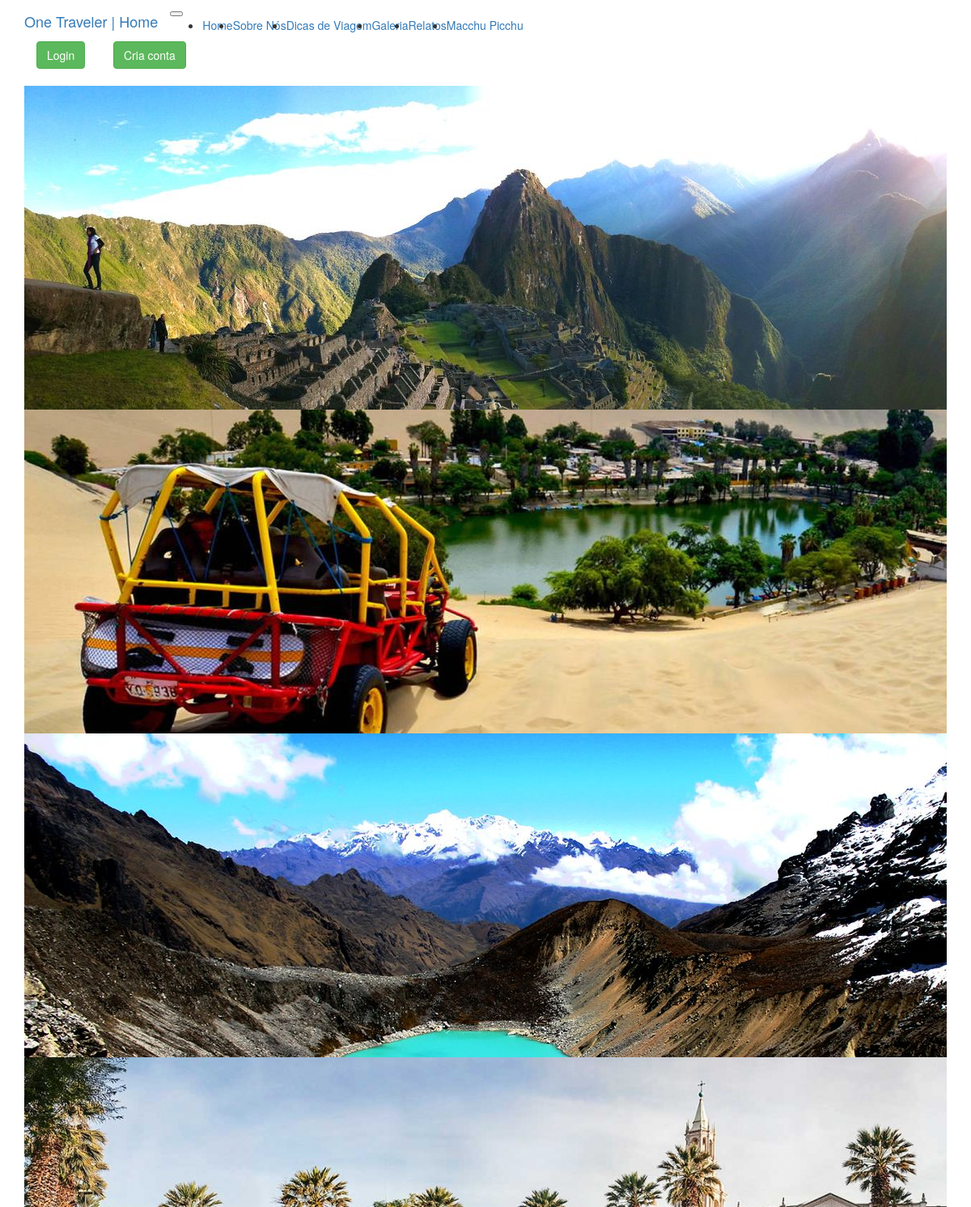
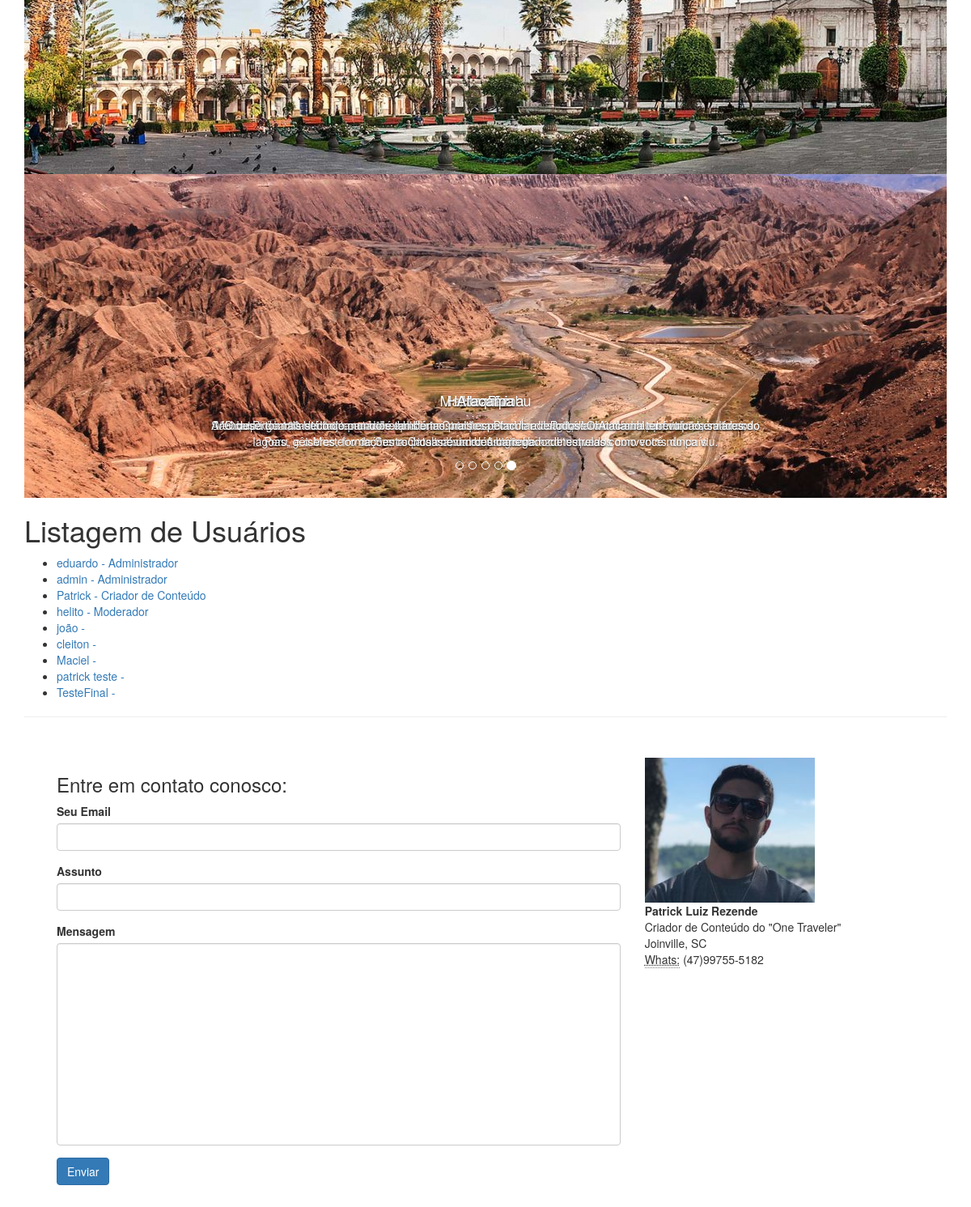
The page /user/list on the database its author committed (2 pictures, top to bottom).
### app/models.py (models this page shows, shortened)
class User(UserMixin, db.Model):
    __tablename__ = 'users'
    id = db.Column(db.Integer, primary_key=True)
    username = db.Column(db.String(64), unique=True, index=True)
    role_id = db.Column(db.Integer, db.ForeignKey('roles.id'))
    password_hash = db.Column(db.String(128))
    @property
    def password(self):
        raise AttributeError('password is not readable')

class Role(db.Model):
    __tablename__ = 'roles'
    id = db.Column(db.Integer, primary_key=True)
    name = db.Column(db.String(64), unique=True)
    users = db.relationship('User', backref='role')

### app/main/views.py (the view)
@main.route('/user/list', methods=['GET', 'POST'])
def list_user():
    users = User.query.all()
    return render_template('list_user.html', users=users)

### app/templates/list_user.html
{% extends "base.html" %}
{% block page_content %}
    <h1>Listagem de Usuários</h1>
    <ul>
        {% for user in users %}
            <li>
                <a href="/edit-user/{{ user.id}}">
                {{ user.username }} - {{ user.role.name }}
                </a>
            </li>
        {% endfor %}
    </ul>
{% endblock %}

### app/templates/base.html (shortened to what this page needs)
{% extends "bootstrap/base.html" %}
{% block head %}
    {{ super() }}
{% endblock %}
{% block navbar %}
<nav class="navbar navbar-expand-lg navbar-light bg-light static-top mb-5 shadow">
    <div class="container">
      <a class="navbar-brand" href="{{ url_for('main.index') }}">One Traveler | Home</a>
      <button class="navbar-toggler" type="button" data-toggle="collapse" data-target="#navbarResponsive" aria-controls="navbarResponsive" aria-expanded="false" aria-label="Toggle navigation">
          </button>
      <div class="collapse navbar-collapse" id="navbarResponsive">
        <ul class="navbar-nav ml-auto">
          <li class="nav-item active" action="main.html">
            <a class="nav-link" href="{{ url_for('main.index') }}">Home
                </a>
          </li>
          <li class="nav-item">
            <a class="nav-link" href="{{ url_for('main.sobre') }}">Sobre Nós</a>
          </li>
          <li class="nav-item">
            <a class="nav-link" href="{{ url_for('main.dicas') }}">Dicas de Viagem</a>
          </li>
          <li class="nav-item" >
            <a class="nav-link" href="{{ url_for('main.galeria') }}">Galeria</a>
          </li>
          <li class="nav-item">
            <a class="nav-link" href="{{ url_for('main.relatos') }}">Relatos</a>
          </li>
          <li class="nav-item">
            <a class="nav-link" href="{{ url_for('main.mp') }}">Macchu Picchu</a>
          </li>
        </ul>
      </div>
{% if not current_user.is_authenticated %}
        <div class="col-md-1" action="{{ url_for('auth.login') }}">
            <a href="{{ url_for('auth.login') }}">
                <button type="button" class="btn btn-success" >
                Login
                </button>
            </a>
        </div>
        <div class="col-md-1">
        <a href="{{ url_for('auth.register') }}">
            <button type="button" class="btn btn-success" >
              Cria conta
            </button>
        </a>
        </div>
{% endif %}
    </div>
  </nav>
{% endblock %}
{% block content %}
    <div class="container">
        <div class="card border-0 shadow my-5">
            {% block carrosel %}
                <div class="row">
                    <div class="col-md-12">
                        <div class="carousel slide" id="carousel-9979">
                            <ol class="carousel-indicators">
                                <li data-slide-to="0" data-target="#carousel-9979"> </li>
                                <li data-slide-to="1" data-target="#carousel-9979"> </li>
                                <li data-slide-to="2" data-target="#carousel-9979"> </li>
                                <li data-slide-to="3" data-target="#carousel-9979"> </li>
                                <li data-slide-to="4" data-target="#carousel-9979" class="active">  </li>
                            </ol>
                            <div class="carousel-inner">
                                <div class="carousel-item">
                                    <img class="d-block w-100" href="mp.html" alt="Carousel Bootstrap First" src="{{ url_for('static', filename='img/img51.jpeg') }}" />
                                    <div class="carousel-caption">
                                    <h4 href="mp.html">Machu Picchu</h4>
                                    <p>
                                        Machu Picchu, a misteriosa cidade dos Incas, mistura o real e o imaginário em doses perfeitas de natureza, cultura e misticismo.
                                    </p>
                                </div>
                            </div>
                            <div class="carousel-item">
                                <img class="d-block w-100" alt="Carousel Bootstrap Second" src="{{ url_for('static', filename='img/img60.jpeg') }}" />
                                <div class="carousel-caption">
                                    <h4>Huacachina</h4>
                                    <p>
                                        São cerca de 100 habitantes e milhares de turistas por ano. Um dos orgulhos nacionais peruanos é o famoso oásis da América!
                                    </p>
                                </div>
                            </div>
                            <div class="carousel-item">
                                <img class="d-block w-100" alt="Carousel Bootstrap Second" src="{{ url_for('static', filename='img/img52.jpeg') }}" />
                                <div class="carousel-caption">
                                    <h4>Huaraz</h4>
                                    <p>
                                        Huaraz é a cidade base para se explorar a Cordillera Blanca e o Parque Nacional Huascarán, com seus inúmeros picos nevados e lagunas azul turquesa.
                                    </p>
                                </div>
                            </div>
                            <div class="carousel-item">
                                <img class="d-block w-100" alt="Carousel Bootstrap Second" src="{{ url_for('static', filename='img/img59.jpeg') }}" />
                                <div class="carousel-caption">
                                    <h4>Arequipa</h4>
                                    <p>
                                        Are0quipa  guarda até hoje cenários e histórias preciosas como a Juanita, a múmia mais bem preservadas do Peru, e o Mosteiro de Santa Catalina, um dos mais bem conservados conventos do país
                                    </p>
                                </div>
                            </div>
                            <div class="carousel-item active">
                                <img class="d-block w-100" alt="Carousel Bootstrap Third" src="{{ url_for('static', filename='img/img55.jpeg') }}" />
                                <div class="carousel-caption">
                                    <h4>Atacama</h4>
                                    <p>
                                        O deserto mais seco do mundo é também o mais espetacular de todos. O Atacama tem vulcão, salares, lagoas, gêiseres, formações rochosas e um céu carregado de estrelas como você nunca viu.
                                    </p>
                                </div>
                            </div>
                            </div>
                        </div>
                    </div>
                </div>
            {% endblock %}
            {% block page_content %}{% endblock %}
            {% block rodape %}
                <hr color="black">
      <div style="height: 600px; padding: 30px; margin: 10px">
        <div class="row" >
          <div class="col-md-8">
            <h3>
              Entre em contato conosco:
            </h3>
            <form role="form">
              <div class="form-group">
                <label for="exampleInputEmail1">
                  Seu Email
                </label>
                <input type="email" class="form-control" id="exampleInputEmail1" />
              </div>
              <div class="form-group">
                <label for="exampleInputEmail1">
                  Assunto
                </label>
                <input type="email" class="form-control" id="exampleInputEmail1" />
              </div>
              <div class="form-group">
                <label for="exampleInputPassword1">
                  Mensagem
                </label>
                <input type="text" style= "height: 250px" class="form-control" id="exampleInputPassword1" />
              </div>
              <button type="submit" class="btn btn-primary">
                Enviar
              </button>
            </form>
          </div>
          <div class="col-md-4">
            <img alt="Bootstrap Image Preview" src="{{ url_for('static', filename='img/img13.jpeg') }}" class="rounded-circle" />
            <address>
               <strong>Patrick Luiz Rezende</strong><br />Criador de Conteúdo do "One Traveler"<br />Joinville, SC<br /> <abbr title="Phone">Whats:</abbr> (47)99755-5182
            </address>
        {% endblock %}
        </div>
    </div>
{% endblock %}

### rows shown on the page
User: username "eduardo", role.name "Administrador"
User: username "admin", role.name "Administrador"
User: username "Patrick", role.name "Criador de Conteúdo"
User: username "helito", role.name "Moderador"
User: username "joão"
User: username "cleiton"
User: username "Maciel"
User: username "patrick teste"
User: username "TesteFinal"
